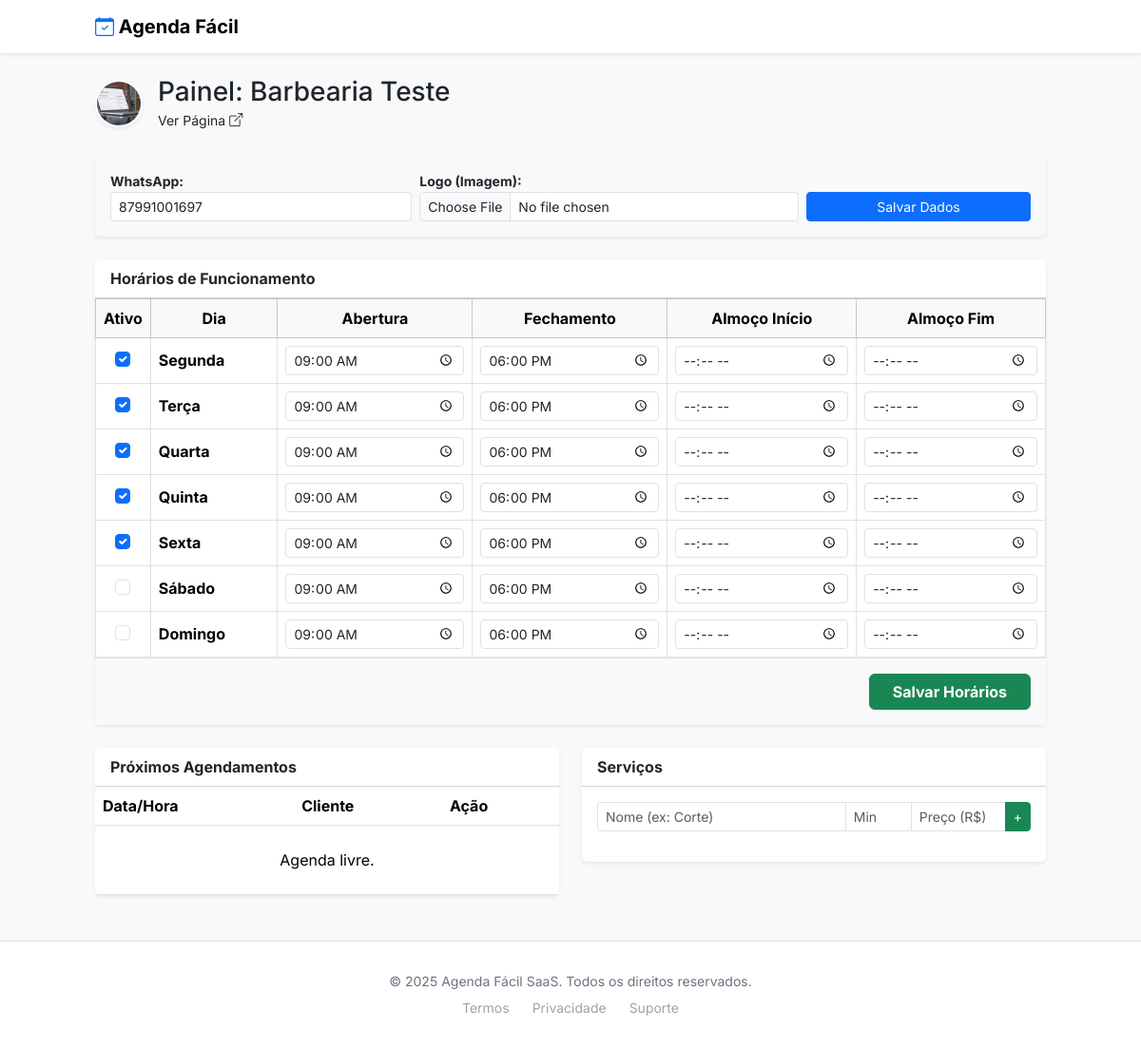
Before: /admin (signed in) with the older database file.
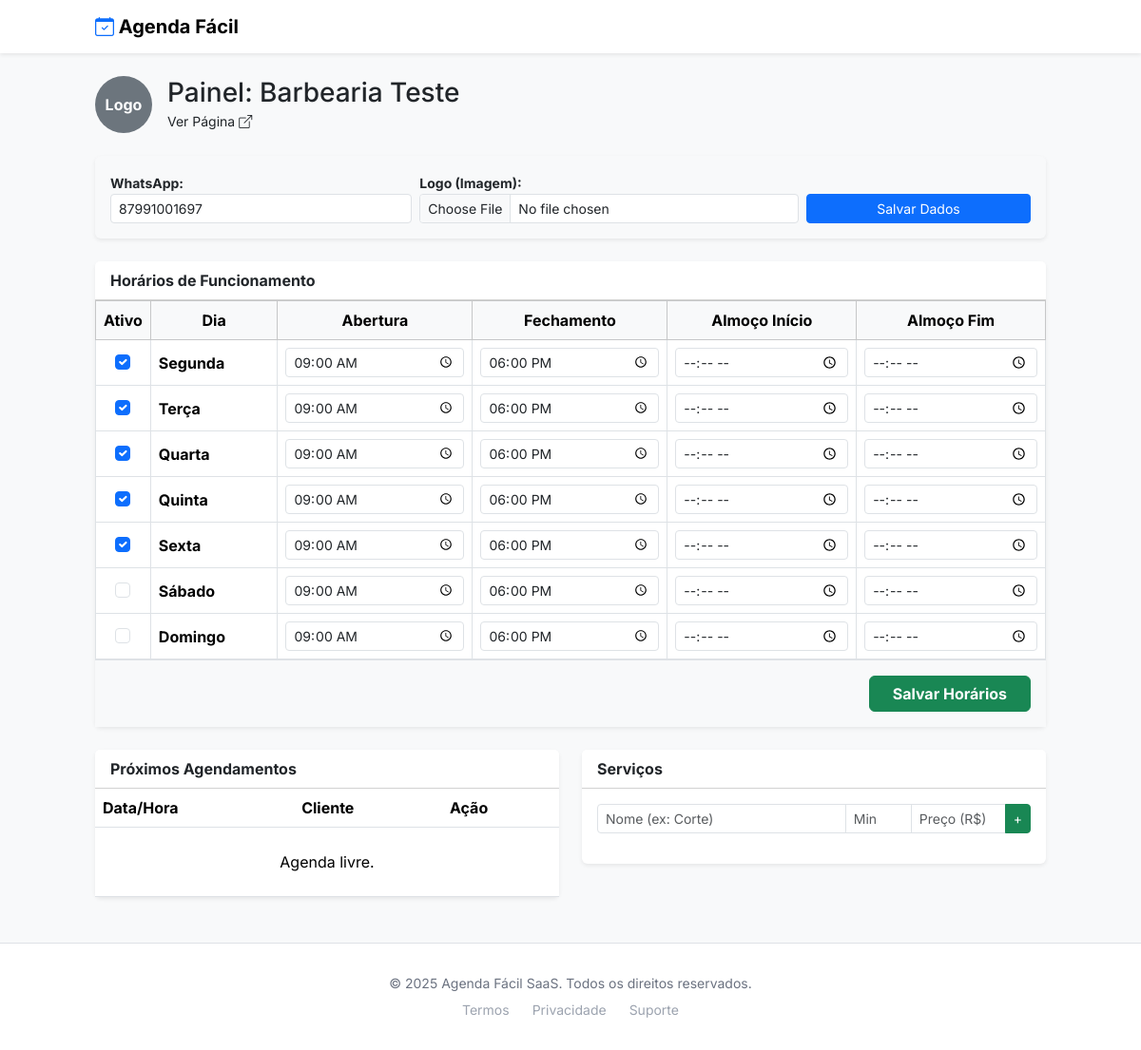
After: the same page with the newer database file.
### app.py (models this page shows)
class Establishment(db.Model):
    __tablename__ = 'establishments'
    id = db.Column(db.Integer, primary_key=True)
    name = db.Column(db.String(100), nullable=False)
    url_prefix = db.Column(db.String(50), nullable=False, unique=True)
    contact_phone = db.Column(db.String(20), nullable=True)
    logo_filename = db.Column(db.String(100), nullable=True)
    schedules = db.relationship('DaySchedule', backref='establishment', lazy=True, cascade="all, delete-orphan")
    admins = db.relationship('Admin', backref='establishment', lazy=True)
    services = db.relationship('Service', backref='establishment', lazy=True)
    appointments = db.relationship('Appointment', backref='establishment', lazy=True)

### app.py (the view)
@app.route('/admin')
@login_required
def admin_dashboard():
    est = current_user.establishment
    today = datetime.now().date()
    appts = Appointment.query.filter(Appointment.establishment_id == est.id, Appointment.appointment_date >= today).order_by(Appointment.appointment_date, Appointment.appointment_time).all()
    services = Service.query.filter_by(establishment_id=est.id).all()
    schedules = DaySchedule.query.filter_by(establishment_id=est.id).order_by(DaySchedule.day_index).all()
    return render_template('admin.html', appointments=appts, services=services, establishment=est, schedules=schedules)

### app.py (called while the page is built)
@login_manager.user_loader
def load_user(user_id): return Admin.query.get(int(user_id))

### templates/admin.html (shortened to what the changed rows need)
{% extends 'layout.html' %}
{% block content %}
<div class="container py-4">
    <div class="d-flex justify-content-between align-items-center mb-4">
        <div class="d-flex align-items-center gap-3">
            {% if establishment.logo_filename %}
                <img src="{{ url_for('static', filename='uploads/' + establishment.logo_filename) }}" class="rounded-circle shadow-sm border border-2 border-white" style="width: 50px; height: 50px; object-fit: cover;">
            {% else %}
                <div class="rounded-circle bg-secondary d-flex align-items-center justify-content-center text-white fw-bold" style="width: 60px; height: 60px;">Logo</div>
            {% endif %}
            <div>
                <h1 class="h3 mb-0">Painel: {{ establishment.name }}</h1>
                <a href="{{ url_for('establishment_services', url_prefix=establishment.url_prefix) }}" target="_blank" class="text-decoration-none small">Ver Página <i class="bi bi-box-arrow-up-right"></i></a>
            </div>
        </div>
    </div>
    <div class="card shadow-sm border-0 mb-4 p-3 bg-light">
        <form action="{{ url_for('update_settings') }}" method="POST" enctype="multipart/form-data" class="row align-items-center g-2">
            <div class="col-md-4">
                <label class="small fw-bold">WhatsApp:</label>
                <input type="text" name="contact_phone" class="form-control form-control-sm" value="{{ establishment.contact_phone or '' }}">
            </div>
        </form>
    </div>
    <div class="row">
        <div class="col-12 mb-4">
            <div class="card shadow-sm border-0">
                <div class="card-body p-0">
                    <form action="{{ url_for('update_settings') }}" method="POST">
                        <div class="table-responsive">
                            <table class="table table-bordered mb-0 align-middle text-center">
                                <thead class="table-light">
                                    <tr>
                                        <th style="width: 50px;">Ativo</th>
                                        <th>Dia</th>
                                        <th>Abertura</th>
                                        <th>Fechamento</th>
                                        <th>Almoço Início</th>
                                        <th>Almoço Fim</th>
                                    </tr>
                                </thead>
                                    {% set day_names = ['Segunda', 'Terça', 'Quarta', 'Quinta', 'Sexta', 'Sábado', 'Domingo'] %}
                            </table>
                        </div>
                    </form>
                </div>
            </div>
        </div>
        <div class="col-lg-6">
            <div class="card shadow-sm border-0 mb-4">
                <div class="card-body p-0">
                    <table class="table table-hover mb-0">
                        <thead><tr><th>Data/Hora</th><th>Cliente</th><th>Ação</th></tr></thead>
                    </table>
                </div>
            </div>
        </div>
    </div>
</div>
{% endblock %}

Changed rows visible on the page:
changed Establishment "Barbearia Teste": logo_filename "1_1767918235_painel.png" → empty (drawn); logo_filename: picture removed
Other visible differences:
text now shown: "Logo"
